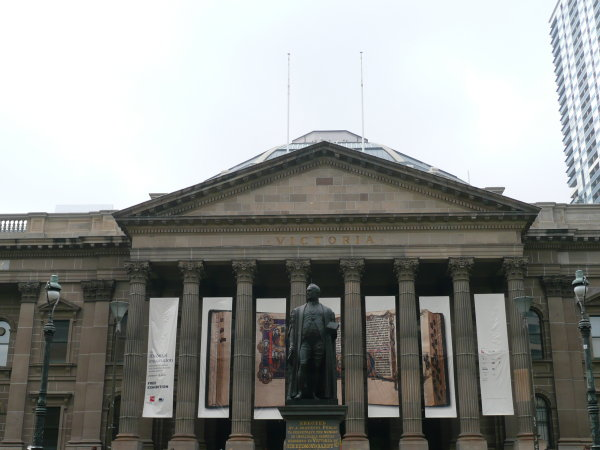
#> input picture Phase1/Data/Train/Set1/1.jpg, 600 x 450 px, found by its file name; its folder holds only this picture in this run
$ python Wrapper.py
#> lines starting #> are read from the running program, lines starting #| are printed output that depends on the picture
#!/usr/bin/evn python

"""
RBE/CS Fall 2022: Classical and Deep Learning Approaches for
Geometric Computer Vision
Project 1: MyAutoPano: Phase 2 Starter Code


Author(s):
Lening Li (lli4@wpi.edu)
Teaching Assistant in Robotics Engineering,
Worcester Polytechnic Institute
"""

# Code starts here:

import numpy as np
import cv2
import os

def save_image(filename, image):
    cv2.imwrite(filename, image)

def get_best_corners(image_anms, corners, corner_coords, iter, best = 200):

    Nstrong = len(corner_coords)
    inf = np.inf
    r = inf * np.ones((Nstrong,3))
    ED = 0

    for i in range(Nstrong):

        for j in range(Nstrong):

            x = corner_coords[i][0]
            y = corner_coords[i][1]
            other_x = corner_coords[j][0]
            other_y = corner_coords[j][1]

            if corners[y, x] > corners[other_y, other_x]:

                ED = (other_x - x)**2 + (other_y - y)**2

            if ED < r[i, 0]:
                r[i, 0] = ED
                r[i, 1] = x
                r[i, 2] = y

    r = r[r[:, 0].argsort()]
    r = np.flip(r)
    n_best = r[:best]

    for i in range(len(n_best)):
        cv2.circle(image_anms, (int(n_best[i][1]),int(n_best[i][0])), 3, [0, 255, 0], -1)
    cv2.imshow('Image with N best corners', image_anms)

    save_image('/home/ashd/WPI Spring 2024/Computer Vision/HW1/YourDirectoryID_p1/Phase1/Code/ANMS/anms' + str(iter) + '.jpg', image_anms)
    if cv2.waitKey(0) & 0xff == 27:
         cv2.destroyAllWindows()
    cv2.waitKey(0)

    return None

def get_corners(image_corner, iter, threshold = 0.01):

    # Convert image to grayscale
    gray = cv2.cvtColor(image_corner, cv2.COLOR_BGR2GRAY)

    # [15 lines of commented-out code are left out]

    dst = cv2.cornerHarris(gray, 2, 3, 0.04)
    ret, dst_int = cv2.threshold(dst,threshold*dst.max(),255,0)
    dst_int = np.uint8(dst_int)
    # find centroids
    ret, labels, stats, centroids = cv2.connectedComponentsWithStats(dst_int)

    # define the criteria to stop and refine the corners
    criteria = (cv2.TERM_CRITERIA_EPS + cv2.TERM_CRITERIA_MAX_ITER, 100, 0.001)
    corners = cv2.cornerSubPix(gray,np.float32(centroids),(5,5),(-1,-1),criteria)
    corner_coords = []

    for corner in corners:

        x, y = corner[0], corner[1]
        x, y = np.intp(x), np.intp(y)
        corner_coords.append([x, y])
        cv2.circle(image_corner, (x, y), 3, 255, -1)


    # Display the image with corners
    cv2.imshow('Image with Borders', image_corner)
    save_image('/home/ashd/WPI Spring 2024/Computer Vision/HW1/YourDirectoryID_p1/Phase1/Code/corners/corner' + str(iter) + '.jpg', image_corner)

    # De-allocate any associated memory usage
    if cv2.waitKey(0) & 0xff == 27:
        cv2.destroyAllWindows()
    cv2.waitKey(0)

    return corner_coords, dst

def main():
    # [6 lines of commented-out code are left out]

    """
    Read a set of images for Panorama stitching
    """

    imagepath = "/home/ashd/WPI Spring 2024/Computer Vision/HW1/YourDirectoryID_p1/Phase1/Data/Train/Set1"
    images = []

    for filename in os.listdir(imagepath):
        img = cv2.imread(os.path.join(imagepath, filename))
#> img is the input picture: shape (450, 600, 3); mean B, G, R 144.3, 147.2, 145.6
        images.append(img)

    """
    Corner Detection
    Save Corner detection output as corners.png
    """

    for iter, image in enumerate(images):

        corner_coords, dst  = get_corners(image, iter)

        best_corners = get_best_corners(image, dst, corner_coords, iter, best = 200)
#> this loop made 1 pass; (key Esc is pressed on pass 1)
#> (iter, criteria in get_corners, Nstrong in get_best_corners, inf in get_best_corners) on pass 1: (0, (3, 100, 0.001), 535, inf)
#> pass 1, in get_corners, `dst = cv2.cornerHarris(gray, 2, 3, 0.04)`:
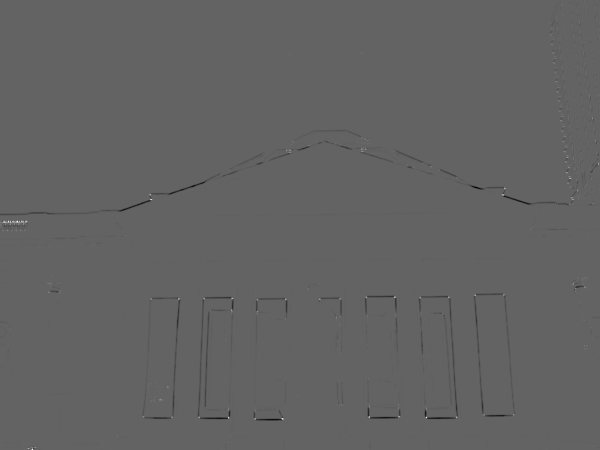
#> dst: shape (450, 600) float32; min -0.00715, max 0.0112, mean -2.48e-05; drawn with min black and max white
#> pass 1, in get_corners, `ret, dst_int = cv2.threshold(dst,threshold*dst.max(),255,0)`:
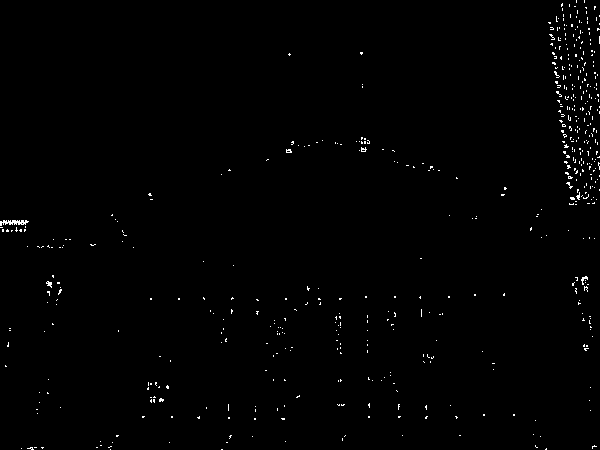
#> dst_int: shape (450, 600) float32; 0.74% white in thin lines or dots


    """
    Perform ANMS: Adaptive Non-Maximal Suppression
    Save ANMS output as anms.png
    """


    """
    Feature Descriptors
    Save Feature Descriptor output as FD.png
    """

    """
    Feature Matching
    Save Feature Matching output as matching.png
    """

    """
    Refine: RANSAC, Estimate Homography
    """

    """
    Image Warping + Blending
    Save Panorama output as mypano.png
    """


if __name__ == "__main__":
    main()

$ run again, on Phase1/Data/Train/Set1/2.jpg
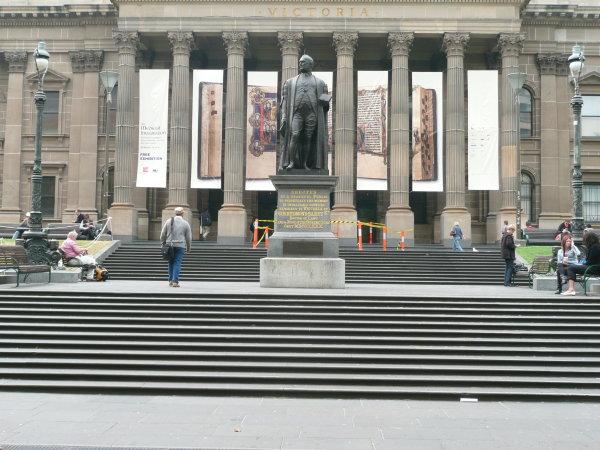
#> input picture Phase1/Data/Train/Set1/2.jpg, 600 x 450 px, found by its file name
#> in main, img is the input picture: shape (450, 600, 3); mean B, G, R 135.2, 141.3, 141.1
#> the loop in main, `for iter, image in enumerate(images): ` made 1 pass; (key Esc is pressed on pass 1)
#> (iter, criteria in get_corners, Nstrong in get_best_corners, inf in get_best_corners) on pass 1: (0, (3, 100, 0.001), 832, inf)
#> pass 1, in get_corners, `dst = cv2.cornerHarris(gray, 2, 3, 0.04)`:
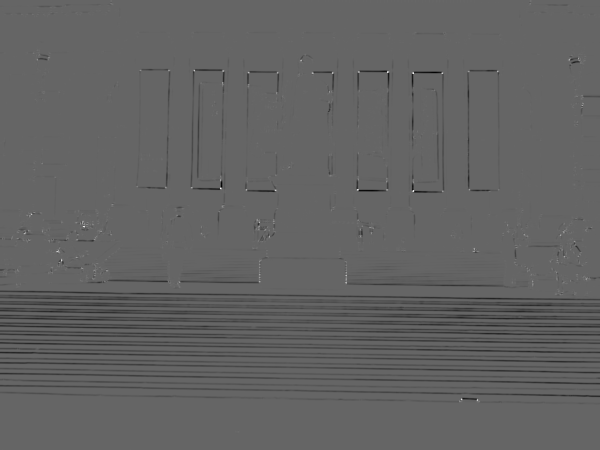
#> dst: shape (450, 600) float32; min -0.0104, max 0.0157, mean -0.000328; drawn with min black and max white
#> pass 1, in get_corners, `ret, dst_int = cv2.threshold(dst,threshold*dst.max(),255,0)`:
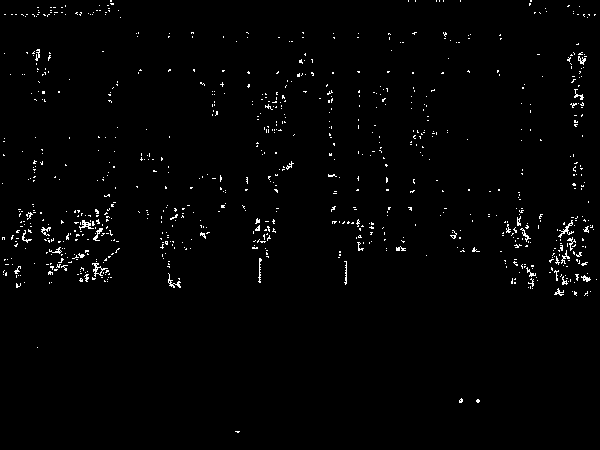
#> dst_int: shape (450, 600) float32; 1.4% white in thin lines or dots

$ run again, on Phase1/Data/Train/Set1/3.jpg
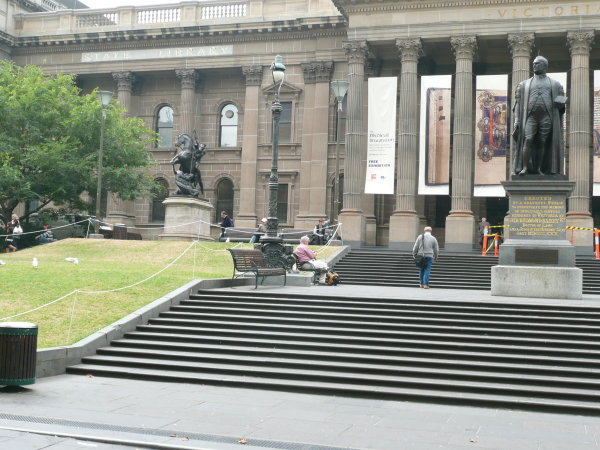
#> input picture Phase1/Data/Train/Set1/3.jpg, 600 x 450 px, found by its file name
#> in main, img is the input picture: shape (450, 600, 3); mean B, G, R 134.5, 145.3, 142.3
#> the loop in main, `for iter, image in enumerate(images): ` made 1 pass; (key Esc is pressed on pass 1)
#> (iter, criteria in get_corners, Nstrong in get_best_corners, inf in get_best_corners) on pass 1: (0, (3, 100, 0.001), 747, inf)
#> pass 1, in get_corners, `dst = cv2.cornerHarris(gray, 2, 3, 0.04)`:
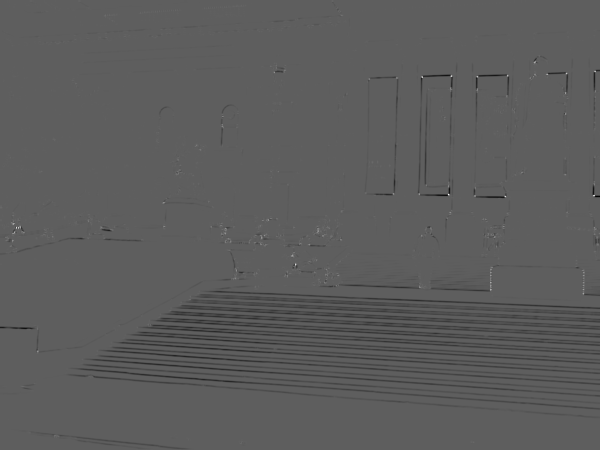
#> dst: shape (450, 600) float32; min -0.0101, max 0.0172, mean -0.00023; drawn with min black and max white
#> pass 1, in get_corners, `ret, dst_int = cv2.threshold(dst,threshold*dst.max(),255,0)`:
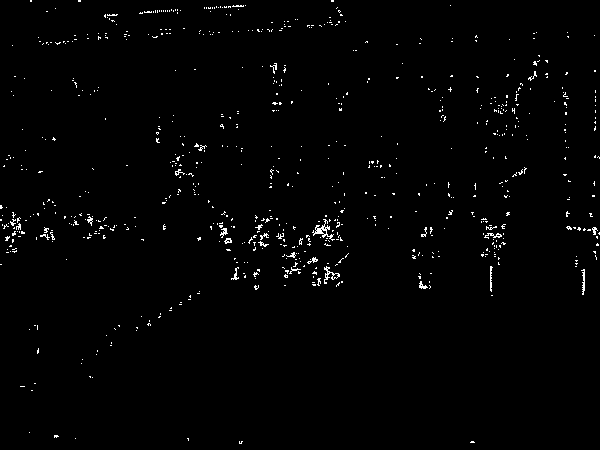
#> dst_int: shape (450, 600) float32; 1.3% white in thin lines or dots
